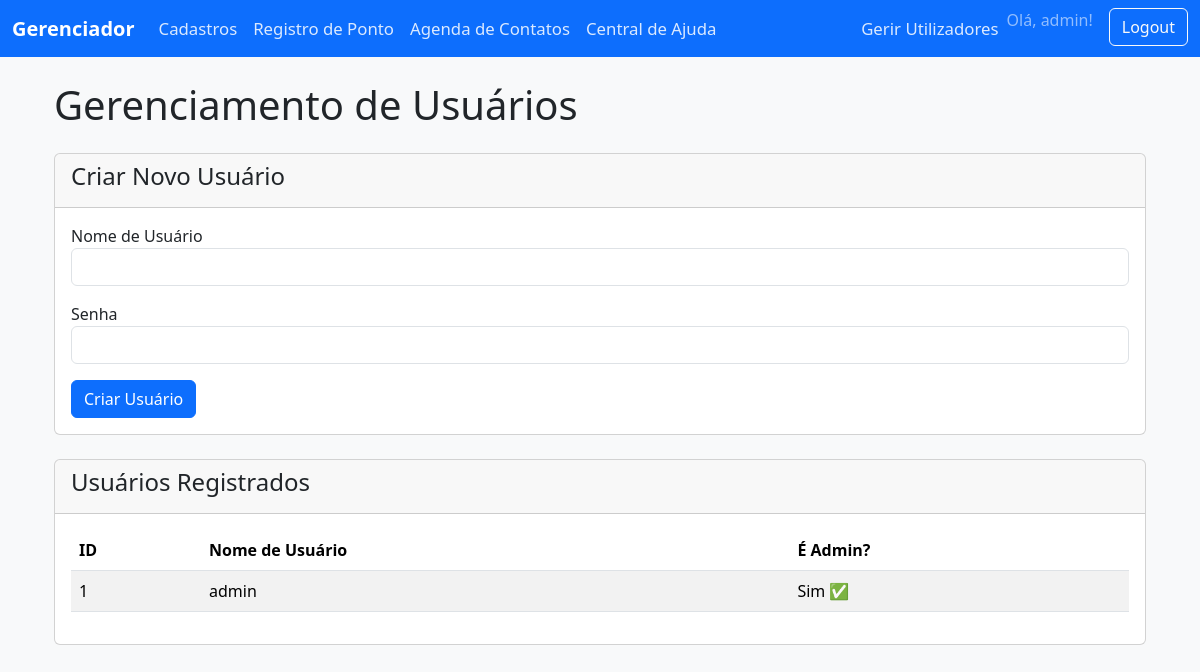
The app's page /admin/users (signed in) with its own data.
### app.py (models this page shows)
class User(db.Model, UserMixin):
    id = db.Column(db.Integer, primary_key=True)
    username = db.Column(db.String(80), unique=True, nullable=False)
    password = db.Column(db.String(128), nullable=False)
    is_admin = db.Column(db.Boolean, nullable=False, default=False)

### app.py (the view, shortened to what this page needs)
@app.route('/admin/users', methods=['GET', 'POST'])
@login_required
@admin_required
def manage_users():
    all_users = User.query.order_by(User.id).all()
    return render_template('admin_users.html', users=all_users)

### app.py (called while the page is built)
@login_manager.user_loader
def load_user(user_id):
    return User.query.get(int(user_id))

def admin_required(f):
    @wraps(f)
    def decorated_function(*args, **kwargs):
        if not current_user.is_authenticated or not getattr(current_user, 'is_admin', False):
            flash('Acesso negado. Você precisa ser um administrador para ver esta página.', 'danger')
            return redirect(url_for('pagina_inicial'))
        return f(*args, **kwargs)
    return decorated_function

### templates/admin_users.html (shortened to what this page needs)
{% extends "base.html" %}
{% block content %}
<div class="container mt-4">
    <h1 class="mb-4">Gerenciamento de Usuários</h1>
    <div class="card mb-4">
        <div class="card-header">
            <h4>Criar Novo Usuário</h4>
        </div>
        <div class="card-body">
            <form method="POST" action="{{ url_for('manage_users') }}">
                <div class="form-group mb-3">
                    <label for="username">Nome de Usuário</label>
                    <input type="text" class="form-control" id="username" name="username" required>
                </div>
                <div class="form-group mb-3">
                    <label for="password">Senha</label>
                    <input type="password" class="form-control" id="password" name="password" required>
                </div>
                <button type="submit" class="btn btn-primary">Criar Usuário</button>
            </form>
        </div>
    </div>
    <div class="card">
        <div class="card-header">
            <h4>Usuários Registrados</h4>
        </div>
        <div class="card-body">
            <table class="table table-striped">
                <thead>
                    <tr>
                        <th>ID</th>
                        <th>Nome de Usuário</th>
                        <th>É Admin?</th>
                    </tr>
                </thead>
                <tbody>
                    {% for user in users %}
                    <tr>
                        <td>{{ user.id }}</td>
                        <td>{{ user.username }}</td>
                        <td>{% if user.is_admin %}Sim ✅{% else %}Não ❌{% endif %}</td>
                    </tr>
                    {% endfor %}
                </tbody>
            </table>
        </div>
    </div>
</div>
{% endblock %}

### templates/base.html (shortened to what this page needs)
<!DOCTYPE html>
<html lang="pt-br">
<head>
    <link href="https://cdn.jsdelivr.net/npm/bootstrap@5.3.3/dist/css/bootstrap.min.css" rel="stylesheet" xintegrity="sha384-QWTKZyjpPEjISv5WaRU9OFeRpok6YctnYmDr5pNlyT2bRjXh0JMhjY6hW+ALEwIH">
</head>
<body class="bg-light">
    <nav class="navbar navbar-expand-lg navbar-dark bg-primary">
        <div class="container-fluid">
            <a class="navbar-brand" href="{{ url_for('pagina_inicial') }}">Gerenciador</a>
            <div class="collapse navbar-collapse" id="navbarNav">
                {% if current_user.is_authenticated %}
                <ul class="navbar-nav me-auto mb-2 mb-lg-0">
                    <li class="nav-item">
                        <a class="nav-link" href="{{ url_for('pagina_inicial') }}">Cadastros</a>
                    </li>
                    <li class="nav-item">
                        <a class="nav-link" href="{{ url_for('registro_ponto') }}">Registro de Ponto</a>
                    </li>
                    <li class="nav-item">
                        <a class="nav-link" href="{{ url_for('contatos') }}">Agenda de Contatos</a>
                    </li>
                    <li class="nav-item">
                        <a class="nav-link" href="{{ url_for('ajuda') }}">Central de Ajuda</a>
                    </li>
                </ul>
                <ul class="navbar-nav">
                    {% if current_user.is_admin %}
                    <li class="nav-item">
                        <a class="nav-link" href="{{ url_for('manage_users') }}">Gerir Utilizadores</a>
                    </li>
                    {% endif %}
                    <li class="nav-item">
                        <span class="navbar-text me-3">
                            Olá, {{ current_user.username }}!
                        </span>
                    </li>
                    <li class="nav-item">
                        <a href="{{ url_for('logout') }}" class="btn btn-outline-light">Logout</a>
                    </li>
                </ul>
                {% endif %}
            </div>
        </div>
    </nav>
    <main class="container mt-4">
        {% block content %}{% endblock %}
    </main>
</body>
</html>

### templates/base.html (style rules this page uses)
.navbar-nav .nav-link { font-size: 1.05rem; font-weight: 500; color: rgba(255, 255, 255, 0.85) !important; }
.navbar-brand { font-weight: bold; }

### records on screen
User: username "admin", id "1", is_admin "Sim ✅"
